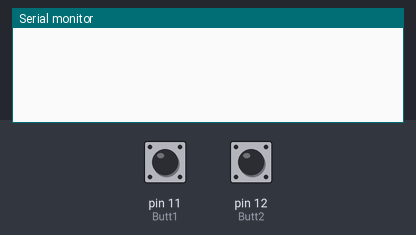
Simulated run of this sketch. Board: Arduino Uno, built with avr-gcc and run on an emulated ATmega328P. Parts: the last lines printed to the serial monitor. The test bench sets the inputs (shaded band); at power-on: pin 11 (Butt1) LOW, pin 12 (Butt2) HIGH.

Above: at 1.2 s.
1.3 s: pin 11 (Butt1) pulled HIGH for 0.15 s
At 2.6 s:
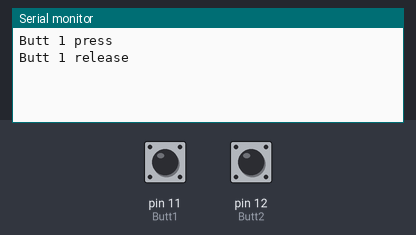
2.9 s: pin 12 (Butt2) pulled LOW for 0.15 s
At 3.03 s:
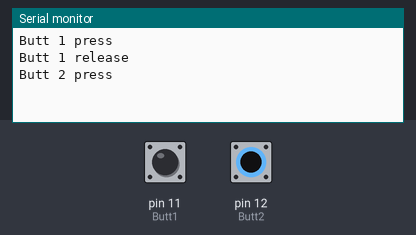

Measured:
- after the input at 1.3 s, the serial monitor: prints a new line at once (image 1)
- after the input at 2.9 s, the serial monitor: prints a new line at once (image 2)

The sketch:

2.4_2.5._Button.ino
```cpp
#define Butt1  11 //Пин кнопки 1
#define Butt2  12 //Пин кнопки 2

bool flag1 = false; //Флаг нажатия кнопки 1
bool flag2 = false; //Флаг нажатия кнопки 2

void setup() {
  pinMode(Butt1, INPUT);
  pinMode(Butt2, INPUT_PULLUP);
  Serial.begin(9600);
}

void loop() {
  // Считываем  значение состояния кнопки 1 с обычной подтяжкой
  bool btn1State = digitalRead(Butt1);
  // Считываем интертированое (для удобства) значение состояния кнопки 2 с внутренней подтяжкой
  bool btn2State = !digitalRead(Butt2);

  // Обработка первой кнопки, с устранением дребезга контактов
  if (btn1State && !flag1)
  {
    flag1 = true;
    Serial.println("Butt 1 press");
  }
  if (!btn1State && flag1)
  {
    flag1 = false;
    Serial.println("Butt 1 release");
  }

  // Обработка второй кнопки, с устранением дребезга контактов
  if (btn2State && !flag2)
  {
    flag2 = true;
    Serial.println("Butt 2 press");
  }
  if (!btn2State && flag2)
  {
    flag2 = false;
    Serial.println("Butt 2 release");
  }
}
```
